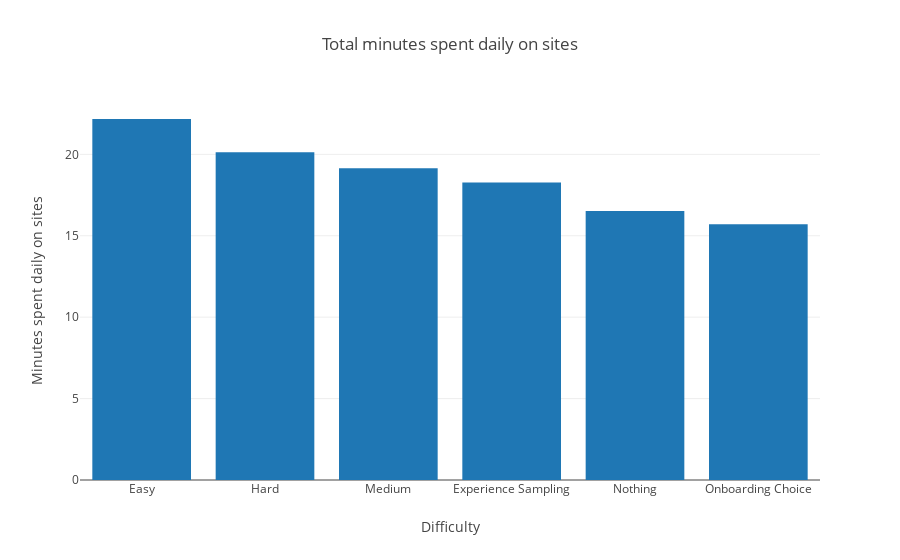

The notebook cell this image was saved under:
### Code cell
# noexport

#from plot_utils import *
plot_dict_as_bar(condition_to_mlengths, title='Total minutes spent daily on sites', xlabel='Difficulty', ylabel='Minutes spent daily on sites', remap_labels={'survey_nochoice_nothing': 'Nothing', 'survey_nochoice_easy': 'Easy', 'survey_nochoice_medium': 'Medium', 'survey_nochoice_hard': 'Hard', 'survey': 'Experience Sampling', 'nodefault_forcedchoice_userchoice': 'Onboarding Choice'})

### Figure 1 — Plotly figure (JSON) as saved in the notebook; plotly's stock layout.template omitted (floating-point values rounded to 4 significant figures)
{"data": [{"type": "bar", "uid": "6c24a49e-36b8-4ff7-ba31-9ff66885a9c1", "x": ["Easy", "Hard", "Medium", "Experience Sampling", "Nothing", "Onboarding Choice"], "y": [22.17, 20.12, 19.14, 18.28, 16.51, 15.71]}], "layout": {"title": {"text": "Total minutes spent daily on sites"}, "xaxis": {"title": {"text": "Difficulty"}}, "yaxis": {"title": {"text": "Minutes spent daily on sites"}}}}
